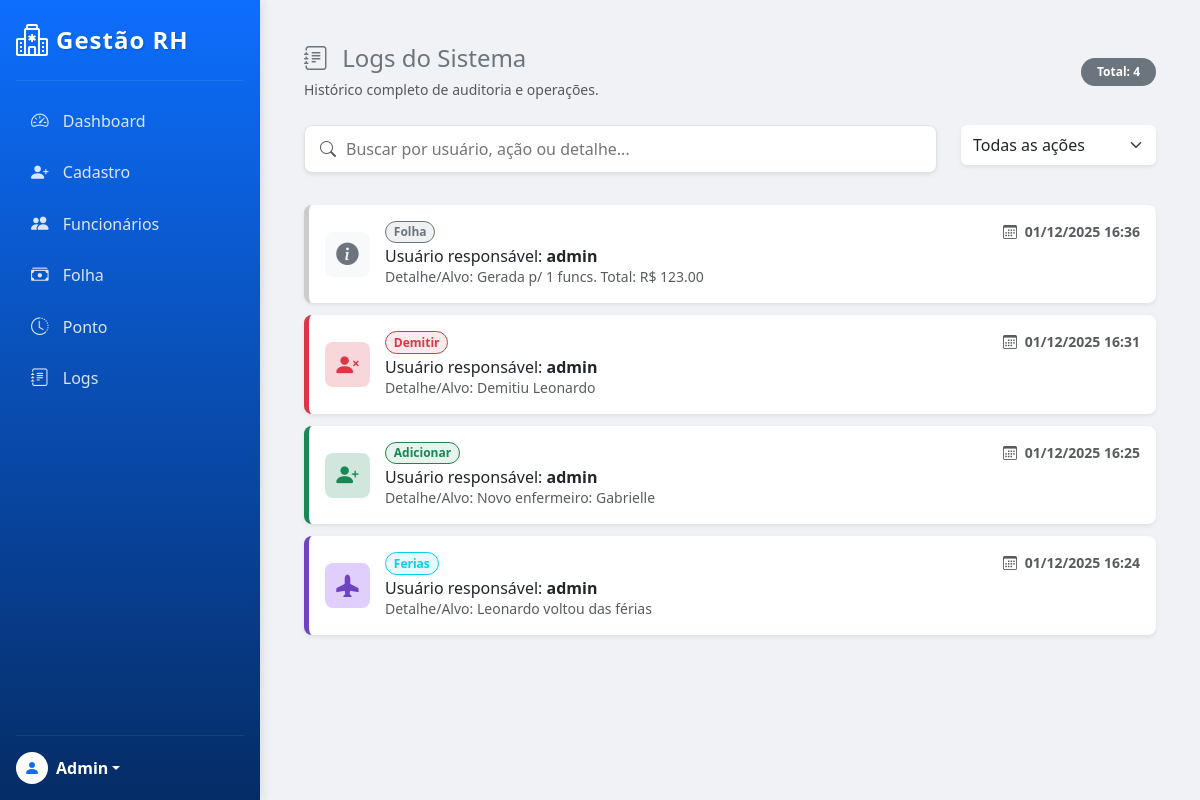
Before: /logs (signed in) with the older database file.
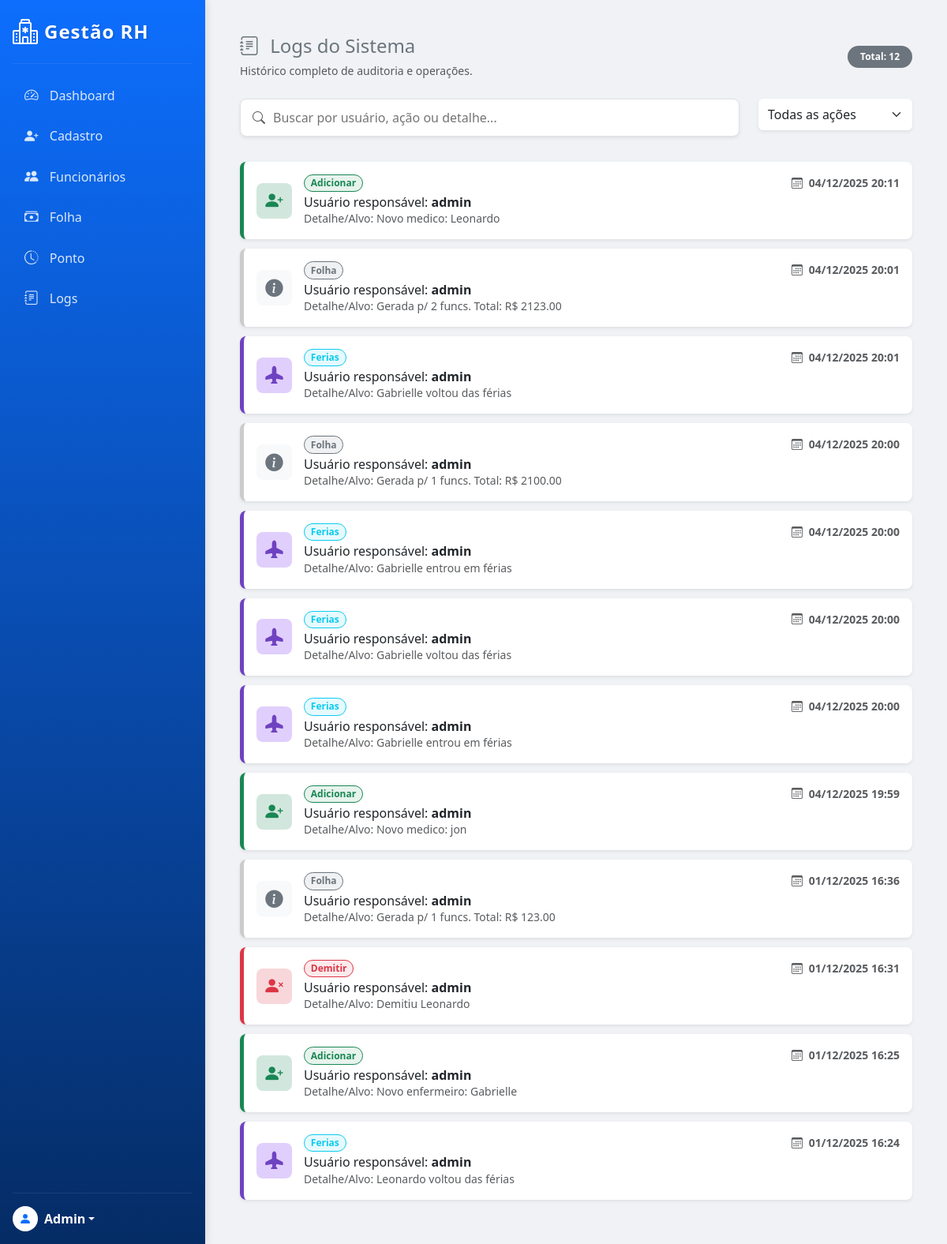
After: the same page with the newer database file.
### log.py (models this page shows, shortened)
class RegistroLog(db.Model):
    __tablename__ = 'logs'
    id = db.Column(db.Integer, primary_key=True)
    timestamp = db.Column(db.DateTime, default=datetime.now)
    usuario = db.Column(db.String(50))
    acao = db.Column(db.String(50))
    alvo = db.Column(db.String(50))

### app.py (the view)
@app.route('/logs')
def logs():
    if session.get('permissao') != 'admin':
        flash("Acesso restrito.", "danger")
        return redirect('/')
    lista_logs = RegistroLog.query.order_by(RegistroLog.timestamp.desc()).all()
    return render_template('logs.html', logs=lista_logs)

### templates/logs.html (shortened to what this page needs)
{% extends 'base.html' %}
{% block conteudo %}
<div class="container-fluid p-4">
    <div class="d-flex justify-content-between align-items-center mb-4">
        <div>
            <h4 class="text-secondary mb-1">
                <i class="bi bi-journal-text me-2"></i> Logs do Sistema
            </h4>
            <small class="text-muted">Histórico completo de auditoria e operações.</small>
        </div>
        <span class="badge bg-secondary rounded-pill px-3 py-2">
            Total: {{ logs|length }}
        </span>
    </div>
    <div class="row mb-4">
        <div class="col-md-9 mb-2">
            <div class="d-flex align-items-center search-bar shadow-sm">
                <i class="bi bi-search text-muted me-2"></i>
                <input type="text" id="searchInput" placeholder="Buscar por usuário, ação ou detalhe..." onkeyup="filtrarLogs()">
            </div>
        </div>
        <div class="col-md-3 mb-2">
            <select class="form-select shadow-sm border-0 py-2" id="filtroAcao" onchange="filtrarLogs()">
                <option value="">Todas as ações</option>
            </select>
        </div>
    </div>
    <div class="row">
        <div class="col-12">
            <div id="listaLogs">
                {% for log in logs %}
                    {% set icon_class = 'bi-info-circle-fill' %}
                    {% set color_style = 'secondary' %}
                    {% set border_class = '' %}
                    {% set bg_icon_class = 'bg-light text-secondary' %}
                    {% if 'Adicionar' in log.acao or 'Cadastrar' in log.acao %}
                        {% set icon_class = 'bi-person-plus-fill' %}
                        {% set color_style = 'success' %}
                        {% set border_class = 'border-add' %}
                        {% set bg_icon_class = 'bg-icon-add' %}
                    {% elif 'Editar' in log.acao %}
                        {% set icon_class = 'bi-pencil-fill' %}
                        {% set color_style = 'warning' %}
                        {% set border_class = 'border-edit' %}
                        {% set bg_icon_class = 'bg-icon-edit' %}
                    {% elif 'Demitir' in log.acao %}
                        {% set icon_class = 'bi-person-x-fill' %}
                        {% set color_style = 'danger' %}
                        {% set border_class = 'border-del' %}
                        {% set bg_icon_class = 'bg-icon-del' %}
                    {% elif 'Ferias' in log.acao %}
                        {% set icon_class = 'bi-airplane-fill' %}
                        {% set color_style = 'info' %}
                        {% set border_class = 'border-ferias' %}
                        {% set bg_icon_class = 'bg-icon-ferias' %}
                    {% elif 'Ponto' in log.acao %}
                        {% set icon_class = 'bi-clock-fill' %}
                        {% set color_style = 'primary' %}
                        {% set border_class = 'border-ponto' %}
                        {% set bg_icon_class = 'bg-icon-ponto' %}
                    {% endif %}
                    <div class="log-card p-3 shadow-sm {{ border_class }}">
                        <div class="d-flex align-items-center">
                            <div class="icon-box {{ bg_icon_class }}">
                                <i class="bi {{ icon_class }}"></i>
                            </div>
                            <div class="flex-grow-1">
                                <div class="d-flex justify-content-between mb-1">
                                    <span class="badge bg-{{ color_style }} bg-opacity-10 text-{{ color_style }} rounded-pill border border-{{ color_style }}">
                                        {{ log.acao }}
                                    </span>
                                    <small class="text-muted fw-bold">
                                        <i class="bi bi-calendar3 me-1"></i>
                                        {{ log.timestamp.strftime('%d/%m/%Y %H:%M') if log.timestamp.strftime else log.timestamp }}
                                    </small>
                                </div>
                                <h6 class="mb-0 text-dark">
                                    Usuário responsável: <strong>{{ log.usuario }}</strong>
                                </h6>
                                <small class="text-muted text-truncate d-block" style="max-width: 600px;">
                                    Detalhe/Alvo: {{ log.alvo }}
                                </small>
                            </div>
                        </div>
                    </div>
                {% else %}
                    <div class="text-center py-5">
                        <i class="bi bi-folder2-open text-muted" style="font-size: 3rem;"></i>
                        <p class="text-muted mt-3">Nenhum registro de log encontrado.</p>
                    </div>
                {% endfor %}
            </div>
        </div>
    </div>
</div>
{% endblock %}

### templates/base.html (shortened to what this page needs)
<!DOCTYPE html>
<html lang="pt-br">
<head>
    <link href="https://cdn.jsdelivr.net/npm/bootstrap@5.3.0/dist/css/bootstrap.min.css" rel="stylesheet">
    <link rel="stylesheet" href="https://cdn.jsdelivr.net/npm/bootstrap-icons@1.10.0/font/bootstrap-icons.css">
</head>
<body>
    <div class="d-flex">
        <div class="d-flex flex-column flex-shrink-0 p-3 text-white sidebar" style="width: 260px;">
            <a href="/" class="d-flex align-items-center mb-3 mb-md-0 me-md-auto text-white text-decoration-none">
                <i class="bi bi-hospital fs-2 me-2"></i>
                <span class="sidebar-brand">Gestão RH</span>
            </a>
            <hr style="border-color: rgba(255,255,255,0.3);">
            <ul class="nav nav-pills flex-column mb-auto">
                <li class="nav-item">
                    <a href="/" class="nav-link">
                        <i class="bi bi-speedometer2"></i> Dashboard
                    </a>
                </li>
                <li>
                    <a href="/cadastro" class="nav-link">
                        <i class="bi bi-person-plus-fill"></i> Cadastro
                    </a>
                </li>
                <li>
                    <a href="/funcionarios" class="nav-link">
                        <i class="bi bi-people-fill"></i> Funcionários
                    </a>
                </li>
                <li>
                    <a href="/folha" class="nav-link">
                        <i class="bi bi-cash-stack"></i> Folha
                    </a>
                </li>
                <li>
                    <a href="/ponto" class="nav-link">
                        <i class="bi bi-clock-history"></i> Ponto
                    </a>
                </li>
                <li>
                    <a href="/logs" class="nav-link">
                        <i class="bi bi-journal-text"></i> Logs
                    </a>
                </li>
            </ul>
            <div class="mt-auto">
                <hr style="border-color: rgba(255,255,255,0.3);">
                <div class="dropdown">
                    <a href="#" class="d-flex align-items-center text-white text-decoration-none dropdown-toggle" id="dropdownUser1" data-bs-toggle="dropdown" aria-expanded="false">
                        <div class="rounded-circle bg-white text-primary d-flex justify-content-center align-items-center me-2" style="width: 32px; height: 32px;">
                            <i class="bi bi-person-fill"></i>
                        </div>
                        <strong>Admin</strong>
                    </a>
                </div>
            </div>
        </div>
        <div class="main-content">
            {% block conteudo %}
            {% endblock %}
        </div>
    </div>
</body>
</html>

### templates/base.html (style rules this page uses)
body { background-color: #f0f2f5; margin: 0; padding: 0; overflow-x: hidden; }
.sidebar { background: linear-gradient(180deg, #0d6efd 0%, #052c65 100%); min-height: 100vh; box-shadow: 2px 0 10px rgba(0,0,0,0.1); }
.nav-link { color: rgba(255, 255, 255, 0.85); font-size: 1rem; margin-bottom: 5px; border-radius: 6px; padding: 10px 15px; transition: all 0.3s ease; }
.nav-link i { margin-right: 10px; font-size: 1.1rem; }
.sidebar-brand { font-size: 1.5rem; font-weight: bold; letter-spacing: 1px; text-shadow: 1px 1px 2px rgba(0,0,0,0.2); }
.main-content { width: 100%; min-height: 100vh; padding: 20px; }

### templates/logs.html (style rules this page uses)
.log-card { background: white; border: none; border-radius: 8px; margin-bottom: 12px; transition: transform 0.2s, box-shadow 0.2s; border-left: 5px solid #ccc; }
.border-add { border-left-color: #198754 !important; }
.bg-icon-add { background-color: #d1e7dd; color: #198754; }
.border-del { border-left-color: #dc3545 !important; }
.bg-icon-del { background-color: #f8d7da; color: #dc3545; }
.border-ferias { border-left-color: #6f42c1 !important; }
.bg-icon-ferias { background-color: #e0cffc; color: #6f42c1; }
.icon-box { width: 45px; height: 45px; border-radius: 8px; display: flex; align-items: center; justify-content: center; font-size: 1.4rem; margin-right: 15px; }
.search-bar { background: white; border-radius: 8px; padding: 10px 15px; border: 1px solid #dee2e6; }
.search-bar input { border: none; outline: none; width: 100%; background: transparent; }

Changed rows visible on the page:
added RegistroLog: acao "Adicionar", timestamp "04/12/2025 20:11", usuario "admin", alvo "Novo medico: Leonardo"
added RegistroLog: acao "Folha", timestamp "04/12/2025 20:01", usuario "admin", alvo "Gerada p/ 2 funcs. Total: R$ 2123.00"
added RegistroLog: acao "Ferias", timestamp "04/12/2025 20:01", usuario "admin", alvo "Gabrielle voltou das férias"
added RegistroLog: acao "Folha", timestamp "04/12/2025 20:00", usuario "admin", alvo "Gerada p/ 1 funcs. Total: R$ 2100.00"
added RegistroLog: acao "Ferias", timestamp "04/12/2025 20:00", usuario "admin", alvo "Gabrielle entrou em férias"
added RegistroLog: acao "Ferias", timestamp "04/12/2025 20:00", usuario "admin", alvo "Gabrielle voltou das férias"
added RegistroLog: acao "Ferias", timestamp "04/12/2025 20:00", usuario "admin", alvo "Gabrielle entrou em férias"
added RegistroLog: acao "Adicionar", timestamp "04/12/2025 19:59", usuario "admin", alvo "Novo medico: jon"
Other visible differences:
{{ logs|length }}: "4" → "12"
